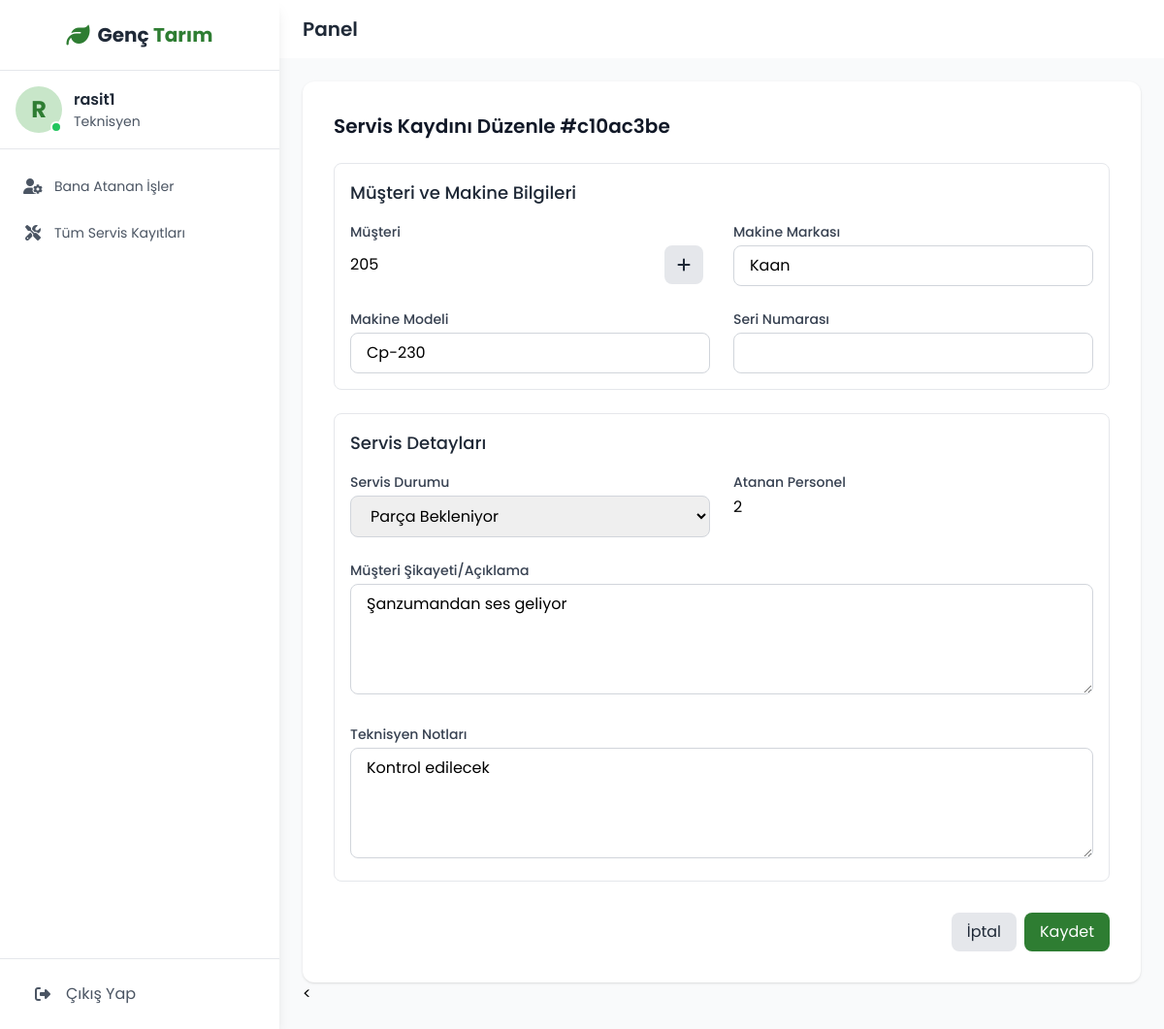
/service/208/edit/ (signed in), run on the app's committed database.
### service/models.py (models this page shows, shortened)
class ServiceRecord(models.Model):
    STATUS_CHOICES = [
        ('ACCEPTED', 'Kabul Edildi'),
        ('DIAGNOSIS', 'Arıza Tespiti Yapılıyor'),
        ('WAITING_FOR_PART', 'Parça Bekleniyor'),
        ('IN_REPAIR', 'Onarımda'),
        ('REPAIRED', 'Onarım Tamamlandı'),
        ('DELIVERED', 'Müşteriye Teslim Edildi'),
        ('CANCELLED', 'İptal Edildi'),
    ]
    service_id = models.UUIDField(default=uuid.uuid4, editable=False, unique=True, verbose_name="Servis ID")
    customer = models.ForeignKey(Customer, on_delete=models.PROTECT, verbose_name="Müşteri")
    assigned_to = models.ForeignKey(User, on_delete=models.SET_NULL, null=True, blank=True, verbose_name="Atanan Personel")
    status = models.CharField(max_length=20, choices=STATUS_CHOICES, default='ACCEPTED', verbose_name="Servis Durumu")
    machine_brand = models.CharField(max_length=100, verbose_name="Makine Markası")
    machine_model = models.CharField(max_length=100, verbose_name="Makine Modeli")
    serial_number = models.CharField(max_length=100, blank=True, verbose_name="Seri Numarası")
    customer_complaint = models.TextField(verbose_name="Müşteri Şikayeti")
    technician_notes = models.TextField(blank=True, verbose_name="Teknisyen Notları / Yapılan İşlemler")
    barcode_image = models.ImageField(upload_to='service_barcodes/', blank=True, null=True, verbose_name="Servis Barkod Resmi")
    labor_cost = models.DecimalField(max_digits=10, decimal_places=2, blank=True, default=0, verbose_name="İşçilik Ücreti")
    kdv_rate = models.DecimalField(
        max_digits=5, decimal_places=2, default=20.00, blank=True,
        verbose_name="KDV Oranı (%)"
    )
    created_at = models.DateTimeField(auto_now_add=True, verbose_name="Kabul Tarihi")
    updated_at = models.DateTimeField(auto_now=True, verbose_name="Son Güncelleme")
    completed_at = models.DateTimeField(null=True, blank=True, verbose_name="Tamamlanma Tarihi")
    class Meta:
        verbose_name = "Servis Kaydı"
        verbose_name_plural = "Servis Kayıtları"
        ordering = ['-created_at']

### service/views.py (the view, shortened to what this page needs)
# urls.py: path('<int:pk>/edit/', ServiceRecordUpdateView.as_view(), name='servicerecord_update'),
class ServiceRecordUpdateView(LoginRequiredMixin, PermissionRequiredMixin, SuccessMessageMixin, UpdateView):
    model = ServiceRecord
    form_class = ServiceRecordForm
    template_name = 'service/servicerecord_form.html'
    permission_required = 'service.change_servicerecord'
    success_message = "Servis kaydı başarıyla güncellendi."
    def get_context_data(self, **kwargs):
        context = super().get_context_data(**kwargs)
        context['page_title'] = f"Servis Kaydını Düzenle #{str(self.object.service_id)[:8]}"
        return context

### gem/service/templates/service/servicerecord_form.html (shortened to what this page needs)
{% extends 'base.html' %}
{% block content %}
<div class="bg-white p-8 rounded-xl shadow max-w-4xl mx-auto">
    <h1 class="text-xl font-semibold text-gray-900 mb-6">{{ page_title }}</h1>
    <form method="post">
        <div class="space-y-6">
            <div class="p-4 border border-gray-200 rounded-lg">
                <h3 class="text-lg font-medium text-gray-800 mb-4">Müşteri ve Makine Bilgileri</h3>
                <div class="grid grid-cols-1 md:grid-cols-2 gap-6">
                    <div>
                        <label for="{{ form.customer.id_for_label }}" class="block text-gray-700 text-sm font-medium mb-1">Müşteri</label>
                        <div class="flex items-center gap-x-2">
                            {{ form.customer }}
                            <button type="button" id="quick-add-customer-btn" class="flex-shrink-0 bg-gray-200 hover:bg-gray-300 text-gray-800 rounded-lg w-10 h-10 flex items-center justify-center" title="Yeni Müşteri Ekle">
                                <i class="fas fa-plus"></i>
                            </button>
                        </div>
                    </div>
                    <div><label for="{{ form.machine_brand.id_for_label }}" class="block text-gray-700 text-sm font-medium mb-1">Makine Markası</label>{{ form.machine_brand }}</div>
                    <div><label for="{{ form.machine_model.id_for_label }}" class="block text-gray-700 text-sm font-medium mb-1">Makine Modeli</label>{{ form.machine_model }}</div>
                    <div><label for="{{ form.serial_number.id_for_label }}" class="block text-gray-700 text-sm font-medium mb-1">Seri Numarası</label>{{ form.serial_number }}</div>
                </div>
            </div>
            <div class="p-4 border border-gray-200 rounded-lg">
                <h3 class="text-lg font-medium text-gray-800 mb-4">Servis Detayları</h3>
                <div class="grid grid-cols-1 md:grid-cols-2 gap-6">
                    <div><label for="{{ form.status.id_for_label }}" class="block text-gray-700 text-sm font-medium mb-1">Servis Durumu</label>{{ form.status }}</div>
                    <div><label for="{{ form.assigned_to.id_for_label }}" class="block text-gray-700 text-sm font-medium mb-1">Atanan Personel</label>{{ form.assigned_to }}</div>
                </div>
                 <div class="mt-6"><label for="{{ form.customer_complaint.id_for_label }}" class="block text-gray-700 text-sm font-medium mb-1">Müşteri Şikayeti/Açıklama</label>{{ form.customer_complaint }}</div>
                 <div class="mt-6"><label for="{{ form.technician_notes.id_for_label }}" class="block text-gray-700 text-sm font-medium mb-1">Teknisyen Notları</label>{{ form.technician_notes }}</div>
            </div>
        </div>
        <div class="mt-8 flex justify-end gap-2">
            <a href="{% url 'service:servicerecord_list' %}" class="bg-gray-200 hover:bg-gray-300 text-gray-800 px-4 py-2 rounded-lg transition-all">İptal</a>
            <button type="submit" class="bg-primary hover:bg-dark text-white px-4 py-2 rounded-lg transition-all">Kaydet</button>
        </div>
    </form>
</div>
<
{% endblock %}

### templates/base.html (shortened to what this page needs)
{% load static %}
<!DOCTYPE html>
<html lang="tr" class="h-full bg-gray-50">
<head>
    <script src="https://cdn.tailwindcss.com"></script>
    <link rel="stylesheet" href="https://cdnjs.cloudflare.com/ajax/libs/font-awesome/6.4.0/css/all.min.css">
</head>
<body class="h-full">
    {% if user.is_authenticated %}
    <div class="flex h-screen">
        <div id="sidebar" class="sidebar bg-white w-64 md:w-72 flex-col shadow-lg z-20 hidden md:flex">
            <div class="flex items-center justify-center py-5 border-b border-gray-200">
                <a href="{% url 'accounts:dashboard_redirect' %}" class="flex items-center space-x-2">
                    <i class="fas fa-leaf text-2xl text-primary"></i>
                    <h1 class="text-xl font-bold text-gray-800">Genç <span class="text-primary">Tarım</span></h1>
                </a>
            </div>
            <div class="p-4 flex items-center space-x-3 border-b border-gray-200">
                <div class="relative">
                    <div class="w-12 h-12 rounded-full bg-light flex items-center justify-center">
                        <span class="text-2xl font-bold text-primary">{{ user.username.0|upper }}</span>
                    </div>
                    <span class="absolute bottom-0 right-0 w-3 h-3 bg-green-500 rounded-full border-2 border-white"></span>
                </div>
                <div>
                    <h3 class="font-semibold text-gray-800">{{ user.get_full_name|default:user.username }}</h3>
                    <p class="text-sm text-gray-600">{% if user.is_superuser %}Yönetici{% elif user.groups.all.0.name == 'Teknisyen' %}Teknisyen{% else %}Personel{% endif %}</p>
                </div>
            </div>
            <nav class="flex-1 py-4">
    <ul class="space-y-1 px-2">
    {% if user.is_superuser %}
        <li><h3 class="px-4 mt-2 mb-2 text-xs font-semibold text-gray-400 uppercase tracking-wider">Yönetim</h3></li>
        <li><a href="{% url 'dashboard:index' %}" class="nav-link"><i class="fas fa-tachometer-alt fa-fw mr-3"></i><span class="text-sm">Pano</span></a></li>
        <li><a href="{% url 'service:servicerecord_list' %}" class="nav-link"><i class="fas fa-tools fa-fw mr-3"></i><span class="text-sm">Servis Yönetimi</span></a></li>
        <li><a href="{% url 'customers:customer_list' %}" class="nav-link"><i class="fas fa-users fa-fw mr-3"></i><span class="text-sm">Müşteriler</span></a></li>
        <li><a href="{% url 'inventory:reports_page' %}" class="nav-link"><i class="fas fa-chart-line fa-fw mr-3"></i><span class="text-sm">Raporlar</span></a></li>
        <li><h3 class="px-4 mt-4 mb-2 text-xs font-semibold text-gray-400 uppercase tracking-wider">Satış Yönetimi</h3></li>
        <li><a href="{% url 'sales:pos_terminal' %}" class="nav-link"><i class="fas fa-cash-register fa-fw mr-3"></i><span class="text-sm">Satış Ekranı</span></a></li>
        <li><a href="{% url 'sales:sale_history_list' %}" class="nav-link"><i class="fas fa-history fa-fw mr-3"></i><span class="text-sm">Satış Geçmişi</span></a></li>
        <li><h3 class="px-4 mt-4 mb-2 text-xs font-semibold text-gray-400 uppercase tracking-wider">Veri Yönetimi</h3></li>
        <li><a href="{% url 'inventory:product_list' %}" class="nav-link"><i class="fas fa-box fa-fw mr-3"></i><span class="text-sm">Ürünler</span></a></li>
        {% if perms.inventory.view_category %}
        <li><a href="{% url 'inventory:category_list' %}" class="nav-link"><i class="fas fa-sitemap fa-fw mr-3"></i><span class="text-sm">Kategoriler</span></a></li>
        {% endif %}
        <li><h3 class="px-4 mt-4 mb-2 text-xs font-semibold text-gray-400 uppercase tracking-wider">Kullanıcı İşlemleri</h3></li>
        <li><a href="{% url 'accounts:user_add' %}" class="nav-link"><i class="fas fa-users-cog fa-fw mr-3"></i><span class="text-sm">Yeni Kullanıcı Ekle</span></a></li>
        <li><a href="{% url 'accounts:user_list' %}" class="nav-link"><i class="fas fa-users-cog fa-fw mr-3"></i><span class="text-sm">Kullanıcıları Yönet</span></a></li>
        <li><a href="{% url 'accounts:group_list' %}" class="nav-link"><i class="fas fa-user-shield fa-fw mr-3"></i><span class="text-sm">Gruplar & Yetkiler</span></a></li>
        <li><a href="{% url 'logs:log_list' %}" class="nav-link"><i class="fas fa-history fa-fw mr-3"></i><span class="text-sm">Aktivite Kayıtları</span></a></li>
        <li><a href="{% url 'backups:backup_management' %}" class="nav-link"><i class="fas fa-database fa-fw mr-3"></i><span class="text-sm">Yedekleme</span></a></li>
    {% elif 'Teknisyen' in user.groups.all|join:", " %}
        <li><a href="{% url 'service:technician_dashboard' %}" class="nav-link"><i class="fas fa-user-cog fa-fw mr-3"></i><span class="text-sm">Bana Atanan İşler</span></a></li>
        <li><a href="{% url 'service:servicerecord_list' %}" class="nav-link"><i class="fas fa-tools fa-fw mr-3"></i><span class="text-sm">Tüm Servis Kayıtları</span></a></li>
    {% else %}
        <li><a href="{% url 'dashboard:index' %}" class="nav-link"><i class="fas fa-tachometer-alt fa-fw mr-3"></i><span class="text-sm">Pano</span></a></li>
    {% endif %}
</ul>
</nav>
            <div class="p-4 border-t border-gray-200">
                <a href="{% url 'accounts:logout' %}" class="flex items-center px-4 py-2 text-gray-600 hover:bg-gray-100 rounded-lg">
                    <i class="fas fa-sign-out-alt w-6 text-center mr-3"></i>
                    <span>Çıkış Yap</span>
                </a>
            </div>
        </div>
        <div class="flex-1 flex flex-col overflow-hidden">
            <header class="bg-white shadow-sm">
                <div class="flex items-center justify-between px-6 py-4">
                    <div class="flex items-center">
                        <h2 class="text-xl font-semibold text-gray-800">{% block page_title %}Panel{% endblock %}</h2>
                    </div>
                </div>
            </header>
            <main class="flex-1 overflow-y-auto p-6 bg-gray-50">
                {% block content %}{% endblock %}
            </main>
        </div>
    </div>
    {% else %}
    <div class="flex h-screen">
        {% block guest_content %}
        {% endblock guest_content %}
    </div>
    {% endif %}
</body>
</html>

### templates/base.html (style rules this page uses)
body { font-family: 'Poppins', sans-serif; background-color: #f5f7fa; }
.sidebar { transition: all 0.3s ease; }
.nav-link { display: flex; align-items: center; padding: 0.75rem 1rem; color: #4b5563; border-radius: 0.5rem; transition: all 0.2s ease; }

### data on the page
ServiceRecord: customer "205", machine_brand "Kaan", machine_model "Cp-230", status "Parça Bekleniyor", assigned_to "2", customer_complaint "Şanzumandan ses geliyor", technician_notes "Kontrol edilecek"

### other printed values
{{ user.username.0|upper }} "R"
{{ user.get_full_name|default:user.username }} "rasit1"
{{ page_title }} "Servis Kaydını Düzenle #c10ac3be"
